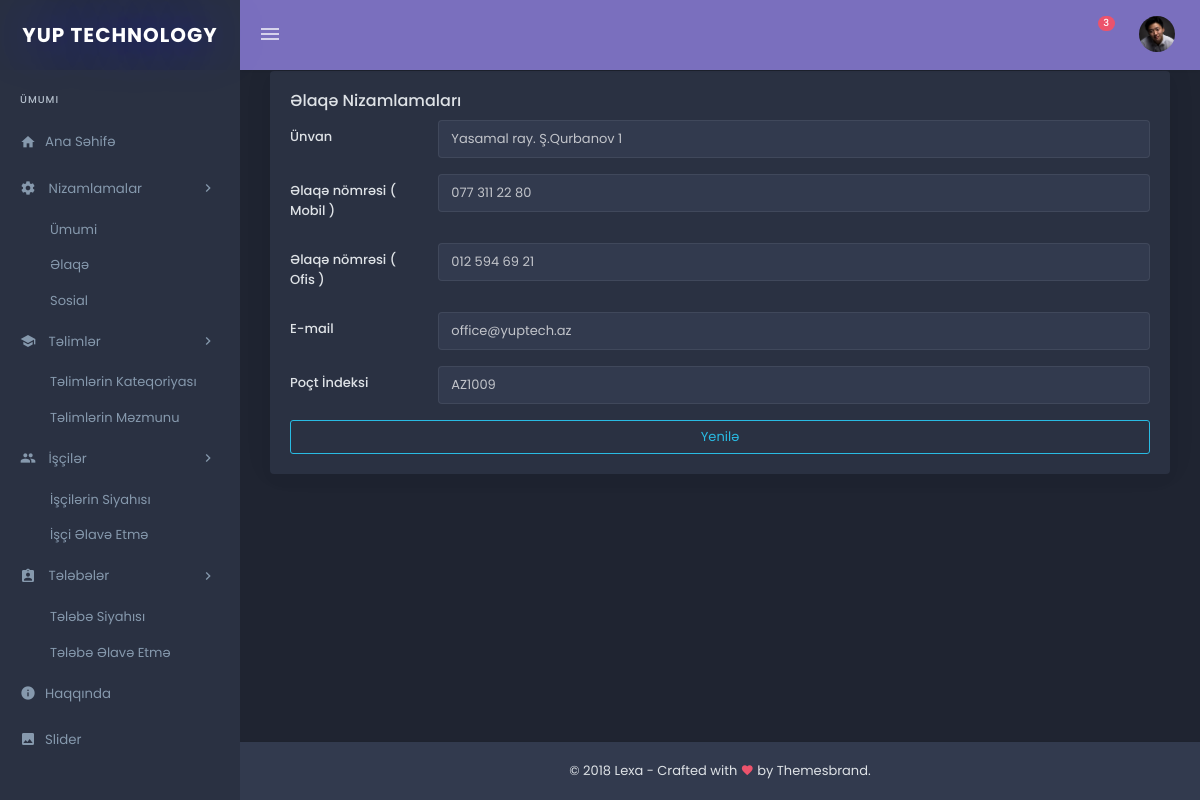
/admin/vertical-dark/elaqe-nizam.php, run on the app's committed database.
### tables this page shows
CREATE TABLE `settings` (
  `id` int(11) UNSIGNED NOT NULL,
  `title` varchar(250) NOT NULL,
  `description` varchar(250) NOT NULL,
  `keywords` varchar(250) NOT NULL,
  `address` varchar(250) NOT NULL,
  `post_code` varchar(15) NOT NULL,
  `mobile` varchar(22) NOT NULL,
  `office` varchar(22) NOT NULL,
  `email` varchar(25) NOT NULL,
  `facebook` varchar(150) NOT NULL,
  `instagram` varchar(150) NOT NULL,
  `youtube` varchar(150) NOT NULL
);

### admin/settings/code/nizam.php (called while the page is built, shortened)
<?php
$nizam = new Nizam();
$data = $nizam->Getir();
?>

### admin/settings/class/nizam.php (called while the page is built, shortened)
<?php
class Nizam{
	public function Getir()
	{
		global $db;
		$getir = $db->prepare("SELECT * from settings");
		$getir->execute();
		$x=$getir->fetch(PDO::FETCH_ASSOC);
		return $x;
	}
}
?>

### admin/vertical-dark/elaqe-nizam.php (the view, shortened to what this page needs)
<?php require_once 'header.php'; require_once 'nav.php'; require_once '../settings/code/nizam.php'; ?>
<div class="content-page">
   <div class="content">
      <div class="container-fluid">
         <div class="row">
            <div class="col-sm-12">
            </div>
         </div>
         <div class="row">
            <div class="col-12">
               <div class="card m-b-20">
                  <form method="POST" action="#">
                     <div class="card-body">
                        <h4 class="mt-0 header-title">Əlaqə Nizamlamaları</h4>
                        <div class="form-group row">
                           <label for="basliq" class="col-sm-2 col-form-label">Ünvan</label>
                           <div class="col-sm-10"><input class="form-control" name="address" type="text" value="<?= $data['address'] ?>" id="basliq"></div>
                        </div>
                        <div class="form-group row">
                           <label for="mobile" class="col-sm-2 col-form-label">Əlaqə nömrəsi ( Mobil )</label>
                           <div class="col-sm-10"><input class="form-control" name="mobile" type="tel" value="<?= $data['mobile'] ?>" id="mobile"></div>
                        </div>
                        <div class="form-group row">
                           <label for="office" class="col-sm-2 col-form-label">Əlaqə nömrəsi ( Ofis )</label>
                           <div class="col-sm-10"><input class="form-control" name="office" type="tel" value="<?= $data['office'] ?>" id="office"></div>
                        </div>
                        <div class="form-group row">
                           <label for="email" class="col-sm-2 col-form-label">E-mail</label>
                           <div class="col-sm-10"><input class="form-control" name="email" type="email" value="<?= $data['email'] ?>" id="email"></div>
                        </div>
                        <div class="form-group row">
                           <label for="post_code" class="col-sm-2 col-form-label">Poçt İndeksi</label>
                           <div class="col-sm-10"><input class="form-control" name="post_code" type="text" value="<?= $data['post_code'] ?>" id="post_code"></div>
                        </div>
                        <button class="btn btn-outline-info btn-block" name="e_yenile">Yenilə</button>
                     </div>
                  </form>
               </div>
            </div>
         </div>
      </div>
   </div>
   <?php require_once 'footer.php'; ?>

### admin/vertical-dark/assets/css/style.css (style rules this page uses)
body { background-repeat:repeat;background:#1f2431;font-family:Poppins,sans-serif;color:#dee2e6;font-size:13px }
html { overflow-x:hidden;position:relative;min-height:100% }
h1,h2,h3,h4,h5,h6 { margin:10px 0 }
.m-b-20 { margin-bottom:20px }
.header-title { font-size:16px }
.content-page { margin-left:240px;overflow:hidden }
.content-page .content { padding:0 15px 10px 15px;margin-top:70px;margin-bottom:60px }
.btn { border-radius:3px;font-size:13px }
.btn-outline-info { color:#29bbe3;border-color:#29bbe3 }
.card { border:none;-webkit-box-shadow:0 -3px 31px 0 rgba(0,0,0,.05),0 6px 20px 0 rgba(0,0,0,.02);box-shadow:0 -3px 31px 0 rgba(0,0,0,.05),0 6px 20px 0 rgba(0,0,0,.02);margin-bottom:30px;background:#2a3142 }
label { font-weight:500 }
.form-control { font-size:13px;color:rgba(255,255,255,.7)!important;background:#323a4e;border-color:rgba(255,255,255,.07) }

### data on the page
settings: address "Yasamal ray. Ş.Qurbanov 1", mobile "077 311 22 80", office "012 594 69 21", email "office@yuptech.az", post_code "AZ1009"
